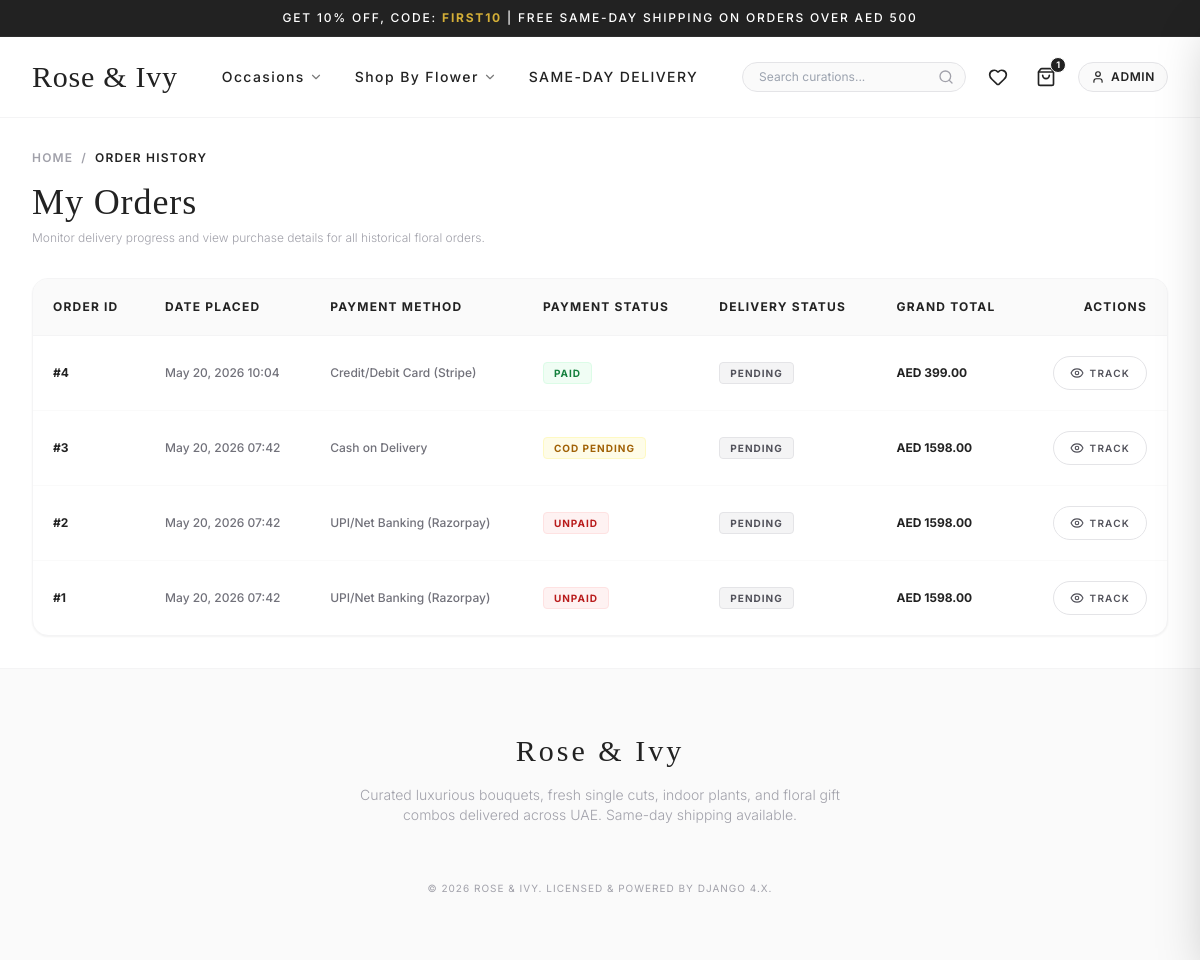
The page /orders/history/ (signed in) on the database its author committed.
### orders/models.py (models this page shows, shortened)
class Order(models.Model):
    ORDER_STATUS = (
        ('Pending', 'Pending'),
        ('Processing', 'Processing'),
        ('Shipped', 'Shipped'),
        ('Delivered', 'Delivered'),
    )
    PAYMENT_STATUS = (
        ('UNPAID', 'Unpaid'),
        ('PAID', 'Paid'),
        ('COD_PENDING', 'COD Pending'),
        ('FAILED', 'Failed'),
    )
    PAYMENT_METHODS = (
        ('STRIPE', 'Credit/Debit Card (Stripe)'),
        ('RAZORPAY', 'UPI/Net Banking (Razorpay)'),
        ('COD', 'Cash on Delivery'),
        ('WALLET', 'Wallet / Store Credit'),
    )
    user = models.ForeignKey(User, on_delete=models.CASCADE, related_name='orders')
    address = models.ForeignKey(Address, on_delete=models.SET_NULL, null=True, blank=True)
    total = models.DecimalField(max_digits=10, decimal_places=2)
    coupon = models.ForeignKey(Coupon, on_delete=models.SET_NULL, null=True, blank=True)
    discount_amount = models.DecimalField(max_digits=10, decimal_places=2, default=0.00)
    payment_method = models.CharField(max_length=20, choices=PAYMENT_METHODS)
    payment_status = models.CharField(max_length=20, choices=PAYMENT_STATUS, default='UNPAID')
    order_status = models.CharField(max_length=20, choices=ORDER_STATUS, default='Pending')
    gateway_order_id = models.CharField(max_length=100, blank=True, null=True)
    created_at = models.DateTimeField(auto_now_add=True)
    class Meta:
        ordering = ['-created_at']

### orders/views.py (the view)
# urls.py: path('history/', views.order_history_view, name='order_history'),
@login_required
def order_history_view(request):
    orders = request.user.orders.all().order_by('-created_at')
    return render(request, 'orders/order_history.html', {'orders': orders})

### cart/context_processors.py (called while the page is built)
def cart_processor(request):
    cart_total_items = 0
    if request.user.is_authenticated:
        cart = Cart.objects.filter(user=request.user).first()
        if cart:
            cart_total_items = cart.total_items
    else:
        session_key = request.session.session_key
        if session_key:
            cart = Cart.objects.filter(session_key=session_key).first()
            if cart:
                cart_total_items = cart.total_items
    return {
        'cart_total_items': cart_total_items
    }

### cart/models.py (called while the page is built)
    @property
    def total_items(self):
        return sum(item.quantity for item in self.items.all())

### templates/orders/order_history.html (shortened to what this page needs)
{% extends 'base.html' %}
{% load static %}
{% block content %}
<div class="mb-8 select-none">
    <nav class="flex text-xs uppercase tracking-widest text-zinc-400 gap-2 mb-4 font-semibold">
        <a href="{% url 'store:home' %}" class="hover:text-brandGold transition-colors">Home</a>
        <span>/</span>
        <span class="text-brandCharcoal">Order History</span>
    </nav>
    <h1 class="font-serif text-3xl md:text-4xl font-medium text-brandCharcoal tracking-wide mb-2">My Orders</h1>
    <p class="text-zinc-400 text-xs font-light">Monitor delivery progress and view purchase details for all historical floral orders.</p>
</div>
<div class="bg-white border border-zinc-100 rounded-2xl shadow-sm overflow-hidden select-none">
    {% if orders %}
        <div class="overflow-x-auto">
            <table class="w-full text-left border-collapse text-xs">
                <thead>
                    <tr class="bg-zinc-50 border-b border-zinc-100 font-bold uppercase tracking-widest text-brandCharcoal">
                        <th class="p-5">Order ID</th>
                        <th class="p-5">Date Placed</th>
                        <th class="p-5">Payment Method</th>
                        <th class="p-5">Payment Status</th>
                        <th class="p-5">Delivery Status</th>
                        <th class="p-5">Grand Total</th>
                        <th class="p-5 text-right">Actions</th>
                    </tr>
                </thead>
                <tbody class="divide-y divide-zinc-50 text-zinc-600 font-medium">
                    {% for order in orders %}
                        <tr class="hover:bg-zinc-50/50 transition-colors">
                            <td class="p-5 font-bold text-brandCharcoal">#{{ order.id }}</td>
                            <td class="p-5 text-zinc-500">{{ order.created_at|date:"M d, Y H:i" }}</td>
                            <td class="p-5 text-zinc-500">{{ order.get_payment_method_display }}</td>
                            <td class="p-5">
                                <span class="inline-block text-[10px] uppercase tracking-widest font-bold {% if order.payment_status == 'PAID' %}bg-green-50 text-green-700 border border-green-100{% elif order.payment_status == 'COD_PENDING' %}bg-yellow-50 text-yellow-700 border border-yellow-100{% else %}bg-red-50 text-red-700 border border-red-100{% endif %} px-2.5 py-0.5 rounded">
                                    {{ order.get_payment_status_display }}
                                </span>
                            </td>
                            <td class="p-5">
                                <span class="inline-block text-[10px] uppercase tracking-widest font-bold {% if order.order_status == 'Delivered' %}bg-green-50 text-green-700 border border-green-100{% elif order.order_status == 'Shipped' %}bg-blue-50 text-blue-700 border border-blue-100{% elif order.order_status == 'Processing' %}bg-yellow-50 text-yellow-700 border border-yellow-100{% else %}bg-zinc-100 text-zinc-600 border border-zinc-200{% endif %} px-2.5 py-0.5 rounded">
                                    {{ order.order_status }}
                                </span>
                            </td>
                            <td class="p-5 font-bold text-brandCharcoal font-sans">AED {{ order.total }}</td>
                            <td class="p-5 text-right uppercase tracking-widest font-semibold">
                                <a href="{% url 'orders:order_detail' order.id %}" class="inline-flex items-center gap-1.5 border border-zinc-200 hover:border-brandGold hover:text-brandGold transition-colors px-4 py-2 rounded-full text-[10px]">
                                    <i data-lucide="eye" class="w-3.5 h-3.5"></i> Track
                                </a>
                            </td>
                        </tr>
                    {% endfor %}
                </tbody>
            </table>
        </div>
    {% endif %}
</div>
{% endblock %}

### templates/base.html (shortened to what this page needs)
{% load static %}
<!DOCTYPE html>
<html lang="en">
<head>
    <script src="https://cdn.tailwindcss.com"></script>
</head>
<body class="bg-brandWhite text-brandCharcoal font-sans min-h-screen flex flex-col antialiased">
    <div class="bg-brandCharcoal text-white text-[10px] md:text-xs tracking-[0.15em] font-medium py-2.5 text-center px-4 uppercase select-none border-b border-white/5">
        GET 10% OFF, CODE: <span class="text-brandGold font-bold">FIRST10</span> | FREE SAME-DAY SHIPPING ON ORDERS OVER AED 500
    </div>
    <header class="sticky top-0 bg-white/95 backdrop-blur-md z-40 border-b border-zinc-100 transition-all">
        <div class="max-w-7xl mx-auto px-4 sm:px-6 lg:px-8 h-20 flex items-center justify-between">
            <a href="{% url 'store:home' %}" class="flex items-center gap-2 group">
                <span class="font-serif text-2xl md:text-3xl font-medium tracking-wide text-brandCharcoal transition-colors hover:text-brandGold">
                    Rose & Ivy
                </span>
            </a>
            <nav class="hidden lg:flex items-center gap-8 font-medium text-sm tracking-widest text-brandCharcoal uppercase">
                <div class="relative group py-4">
                    <button class="flex items-center gap-1 hover:text-brandGold transition-colors nav-hover-line">
                        Occasions <i data-lucide="chevron-down" class="w-3.5 h-3.5 opacity-60"></i>
                    </button>
                </div>
                <div class="relative group py-4">
                    <button class="flex items-center gap-1 hover:text-brandGold transition-colors nav-hover-line">
                        Shop By Flower <i data-lucide="chevron-down" class="w-3.5 h-3.5 opacity-60"></i>
                    </button>
                </div>
                <a href="{% url 'store:product_list' %}" class="hover:text-brandGold transition-colors nav-hover-line py-4">
                    Same-Day Delivery
                </a>
            </nav>
            <div class="flex items-center gap-4">
                <form action="{% url 'store:product_list' %}" method="GET" class="relative hidden sm:flex items-center">
                    <input type="search" placeholder="Search curations..." name="q" value="{{ request.GET.q|default:'' }}"
                           class="w-48 lg:w-56 bg-zinc-50 text-xs border border-zinc-200 rounded-full py-1.5 pl-4 pr-10 focus:outline-none focus:border-brandGold focus:bg-white transition-all text-brandCharcoal">
                    <button type="submit" class="absolute right-3 text-zinc-400 hover:text-brandGold">
                        <i data-lucide="search" class="w-4 h-4"></i>
                    </button>
                </form>
                <a href="{% url 'store:wishlist' %}" class="text-brandCharcoal hover:text-brandGold p-1.5 transition-colors relative" title="Wishlist">
                    <i data-lucide="heart" class="w-5 h-5"></i>
                </a>
                <button onclick="openCartDrawer()" class="text-brandCharcoal hover:text-brandGold p-1.5 transition-colors relative" title="Shopping Bag">
                    <i data-lucide="shopping-bag" class="w-5 h-5"></i>
                    <span id="cart-badge" class="absolute -top-1 -right-1 bg-brandCharcoal text-white text-[9px] font-bold rounded-full w-4 h-4 flex items-center justify-center border border-white">
                        {{ cart_total_items|default:0 }}
                    </span>
                </button>
                {% if user.is_authenticated %}
                    <div class="relative group">
                        <button class="flex items-center gap-1.5 text-xs tracking-wider uppercase font-semibold text-brandCharcoal hover:text-brandGold border border-zinc-200 rounded-full px-3 py-1.5 bg-zinc-50">
                            <i data-lucide="user" class="w-3.5 h-3.5"></i>
                            <span class="max-w-[70px] truncate hidden md:inline">{{ user.username }}</span>
                        </button>
                    </div>
                {% endif %}
            </div>
        </div>
    </header>
    <main class="flex-grow py-8 max-w-7xl mx-auto px-4 sm:px-6 lg:px-8 w-full">
        {% block content %}{% endblock %}
    </main>
    <footer class="bg-zinc-50 border-t border-zinc-100 py-16 mt-auto select-none">
        <div class="max-w-7xl mx-auto px-4 sm:px-6 lg:px-8 text-center">
            <h5 class="font-serif text-3xl text-brandCharcoal tracking-widest mb-4">Rose & Ivy</h5>
            <p class="text-zinc-400 text-xs md:text-sm max-w-lg mx-auto font-light leading-relaxed mb-6">
                Curated luxurious bouquets, fresh single cuts, indoor plants, and floral gift combos delivered across UAE. Same-day shipping available.
            </p>
            <p class="text-zinc-400 text-[10px] tracking-widest uppercase mb-0">&copy; {% now "Y" %} Rose & Ivy. Licensed & Powered by Django 4.x.</p>
        </div>
    </footer>
</body>
</html>

### templates/base.html (style rules this page uses)
.nav-hover-line { position: relative; }
.nav-hover-line::after { content: ''; position: absolute; width: 0; height: 1px; bottom: -4px; left: 50%; background-color: #D4AF37; transition: all 0.3s ease; transform: translateX(-50%); }

### rows shown on the page
Order: id "4", created_at "May 20, 2026 10:04", payment_method "Credit/Debit Card (Stripe)", payment_status "PAID", order_status "PENDING", total "399.00"
Order: id "3", created_at "May 20, 2026 07:42", payment_method "Cash on Delivery", payment_status "COD PENDING", order_status "PENDING", total "1598.00"
Order: id "2", created_at "May 20, 2026 07:42", payment_method "UPI/Net Banking (Razorpay)", payment_status "UNPAID", order_status "PENDING", total "1598.00"
Order: id "1", created_at "May 20, 2026 07:42", payment_method "UPI/Net Banking (Razorpay)", payment_status "UNPAID", order_status "PENDING", total "1598.00"

### other values the page prints
{{ cart_total_items|default:0 }} "1"
{{ user.username }} "ADMIN"
